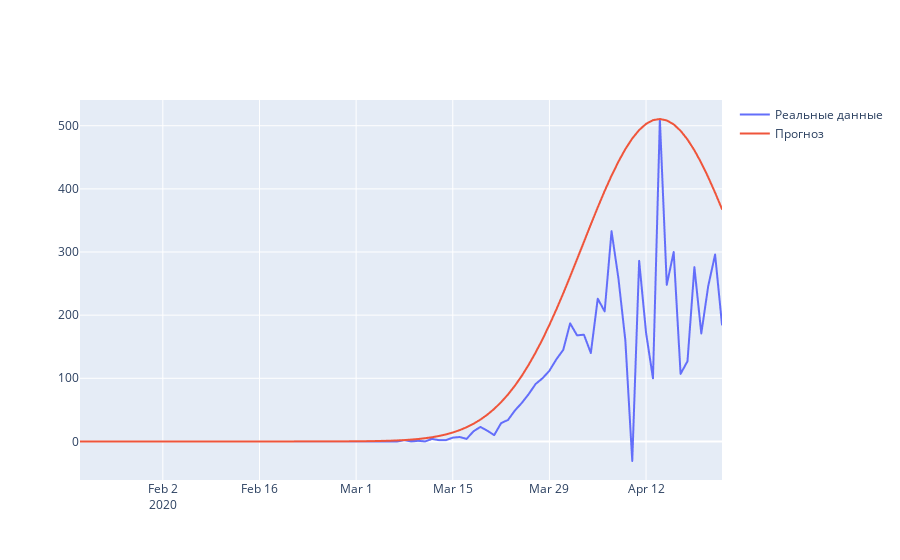

Notebook code for this chart:
### Code cell
#И ещё одна визуализцая графика нормального распределения, на которой можно играться с параметрами 
#и смотреть что будет. Поидее не нужна
import numpy as np
import plotly.graph_objects as go
import datetime

x = [datetime.datetime(year=2020, month=1, day=21)]
for i in range(len(recs)):
    x.append(x[-1]+datetime.timedelta(days=1))

n_d = np.zeros(shape=(len(dead_inc),))
for i in range(len(n_d)):
    n_d[i] = 510.67767381*math.exp(-0.004*((i-83.9487591)**2))
    
fig = go.Figure()
fig.add_trace(go.Scattergl(
    x=x,
    y = dead_inc,
    name = 'Реальные данные',
))
fig.add_trace(go.Scattergl(
    x=x,
    y = n_d,
    name = 'Прогноз',
))
